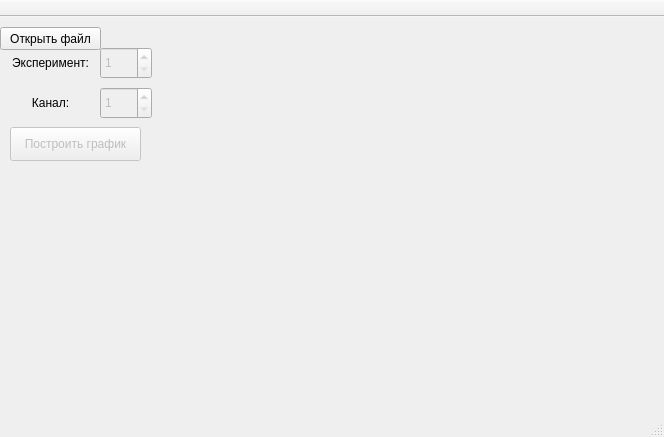
<?xml version="1.0" encoding="UTF-8"?>
<ui version="4.0">
 <class>MainWindow</class>
 <widget class="QMainWindow" name="MainWindow">
  <property name="enabled">
   <bool>true</bool>
  </property>
  <property name="geometry">
   <rect>
    <x>0</x>
    <y>0</y>
    <width>664</width>
    <height>437</height>
   </rect>
  </property>
  <property name="windowTitle">
   <string>MainWindow</string>
  </property>
  <widget class="QWidget" name="centralWidget">
   <widget class="QCustomPlot" name="widget" native="true">
    <property name="geometry">
     <rect>
      <x>160</x>
      <y>10</y>
      <width>491</width>
      <height>351</height>
     </rect>
    </property>
   </widget>
   <widget class="QPushButton" name="open_file">
    <property name="geometry">
     <rect>
      <x>0</x>
      <y>10</y>
      <width>101</width>
      <height>23</height>
     </rect>
    </property>
    <property name="text">
     <string>Открыть файл</string>
    </property>
   </widget>
   <widget class="QSpinBox" name="experiment_choose">
    <property name="enabled">
     <bool>false</bool>
    </property>
    <property name="geometry">
     <rect>
      <x>100</x>
      <y>30</y>
      <width>52</width>
      <height>32</height>
     </rect>
    </property>
    <property name="frame">
     <bool>true</bool>
    </property>
    <property name="minimum">
     <number>1</number>
    </property>
   </widget>
   <widget class="QLabel" name="experiment_text">
    <property name="geometry">
     <rect>
      <x>0</x>
      <y>30</y>
      <width>101</width>
      <height>31</height>
     </rect>
    </property>
    <property name="text">
     <string>Эксперимент:</string>
    </property>
    <property name="alignment">
     <set>Qt::AlignCenter</set>
    </property>
   </widget>
   <widget class="QLabel" name="channel_text">
    <property name="geometry">
     <rect>
      <x>0</x>
      <y>70</y>
      <width>101</width>
      <height>31</height>
     </rect>
    </property>
    <property name="text">
     <string>Канал:</string>
    </property>
    <property name="alignment">
     <set>Qt::AlignCenter</set>
    </property>
   </widget>
   <widget class="QSpinBox" name="channel_choose">
    <property name="enabled">
     <bool>false</bool>
    </property>
    <property name="geometry">
     <rect>
      <x>100</x>
      <y>70</y>
      <width>52</width>
      <height>32</height>
     </rect>
    </property>
    <property name="minimum">
     <number>1</number>
    </property>
   </widget>
   <widget class="QPushButton" name="make_plot">
    <property name="enabled">
     <bool>false</bool>
    </property>
    <property name="geometry">
     <rect>
      <x>10</x>
      <y>110</y>
      <width>131</width>
      <height>34</height>
     </rect>
    </property>
    <property name="text">
     <string>Построить график</string>
    </property>
   </widget>
  </widget>
  <widget class="QMenuBar" name="menuBar">
   <property name="geometry">
    <rect>
     <x>0</x>
     <y>0</y>
     <width>664</width>
     <height>30</height>
    </rect>
   </property>
  </widget>
  <widget class="QToolBar" name="mainToolBar">
   <property name="enabled">
    <bool>true</bool>
   </property>
   <property name="movable">
    <bool>false</bool>
   </property>
   <attribute name="toolBarArea">
    <enum>TopToolBarArea</enum>
   </attribute>
   <attribute name="toolBarBreak">
    <bool>false</bool>
   </attribute>
  </widget>
  <widget class="QStatusBar" name="statusBar"/>
 </widget>
 <layoutdefault spacing="6" margin="11"/>
 <customwidgets>
  <customwidget>
   <class>QCustomPlot</class>
   <extends>QWidget</extends>
   <header>qcustomplot.h</header>
   <container>1</container>
  </customwidget>
 </customwidgets>
 <resources/>
 <connections/>
</ui>
